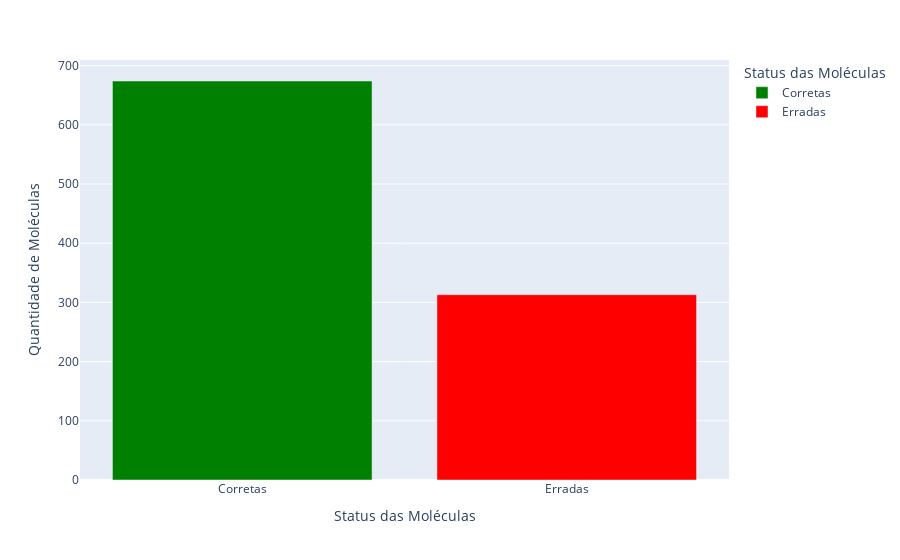

Notebook code for this chart:
### Code cell
import plotly.express as px

# Contar a quantidade de moléculas corretas e erradas
quantidade_corretas = (tabela.iloc[:, 1:] == 'correto').sum().sum()
quantidade_erradas = (tabela.iloc[:, 1:] == 'errado').sum().sum()

# Criar o DataFrame para o gráfico
dados = {'Status': ['Corretas', 'Erradas'], 'Quantidade': [quantidade_corretas, quantidade_erradas]}
df = pd.DataFrame(dados)

# Criar o gráfico de barras
grafico = px.bar(df, x='Status', y='Quantidade', color='Status', labels={'Status': 'Status das Moléculas', 'Quantidade': 'Quantidade de Moléculas'},
color_discrete_map={'Corretas': 'green', 'Erradas': 'red'})
    
# Mostrar o gráfico
grafico.show()

### Figure 1 — Plotly figure (JSON) as saved in the notebook; plotly's stock layout.template omitted (floating-point values rounded to 4 significant figures)
{"data": [{"alignmentgroup": "True", "hovertemplate": "Status das Moléculas=%{x}<br>Quantidade de Moléculas=%{y}<extra></extra>", "legendgroup": "Corretas", "marker": {"color": "green", "pattern": {"shape": ""}}, "name": "Corretas", "offsetgroup": "Corretas", "orientation": "v", "showlegend": true, "textposition": "auto", "type": "bar", "x": ["Corretas"], "xaxis": "x", "y": [674], "yaxis": "y"}, {"alignmentgroup": "True", "hovertemplate": "Status das Moléculas=%{x}<br>Quantidade de Moléculas=%{y}<extra></extra>", "legendgroup": "Erradas", "marker": {"color": "red", "pattern": {"shape": ""}}, "name": "Erradas", "offsetgroup": "Erradas", "orientation": "v", "showlegend": true, "textposition": "auto", "type": "bar", "x": ["Erradas"], "xaxis": "x", "y": [313], "yaxis": "y"}], "layout": {"barmode": "relative", "legend": {"title": {"text": "Status das Moléculas"}, "tracegroupgap": 0}, "margin": {"t": 60}, "xaxis": {"anchor": "y", "categoryarray": ["Corretas", "Erradas"], "categoryorder": "array", "domain": [0, 1], "title": {"text": "Status das Moléculas"}}, "yaxis": {"anchor": "x", "domain": [0, 1], "title": {"text": "Quantidade de Moléculas"}}}}
